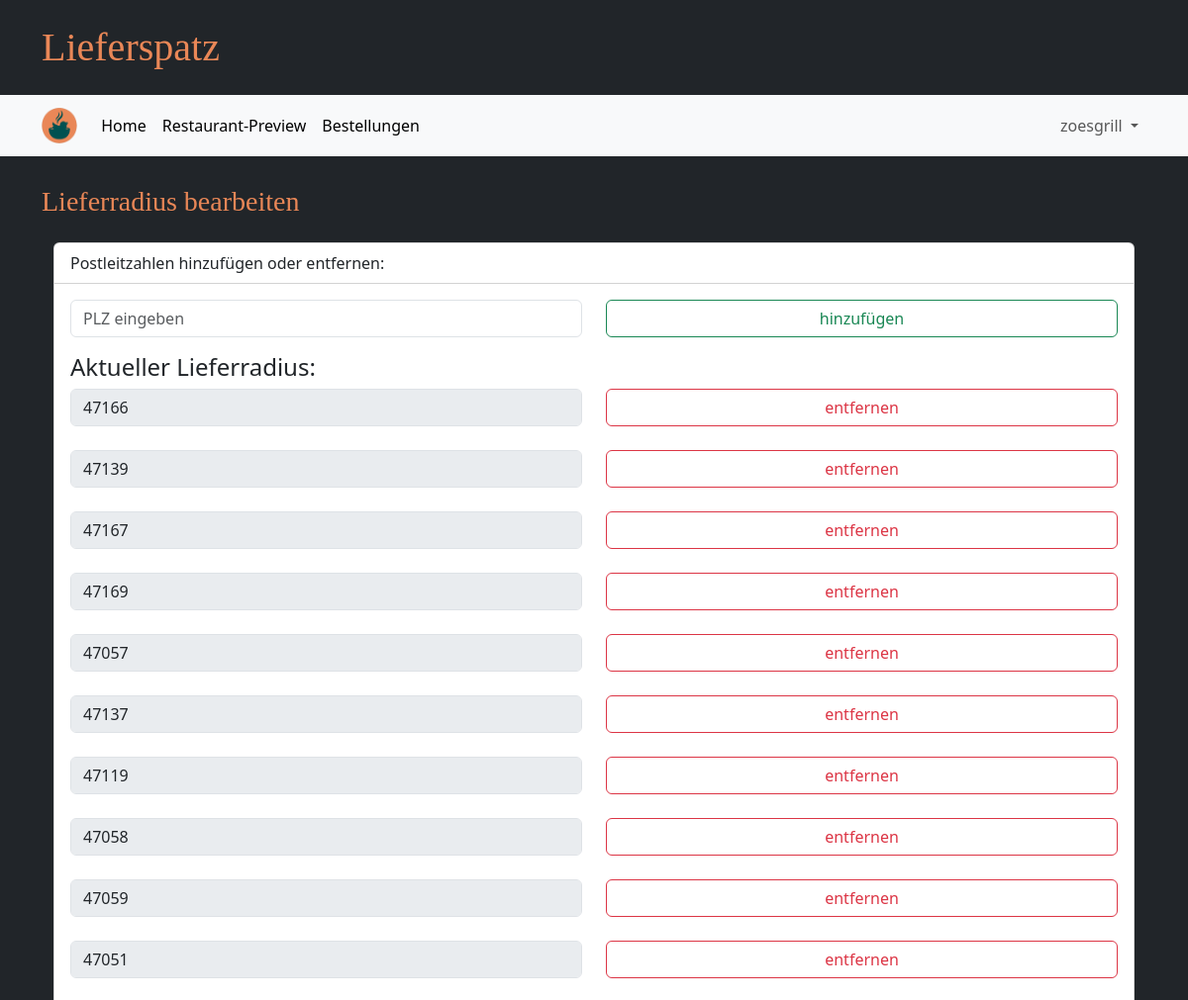
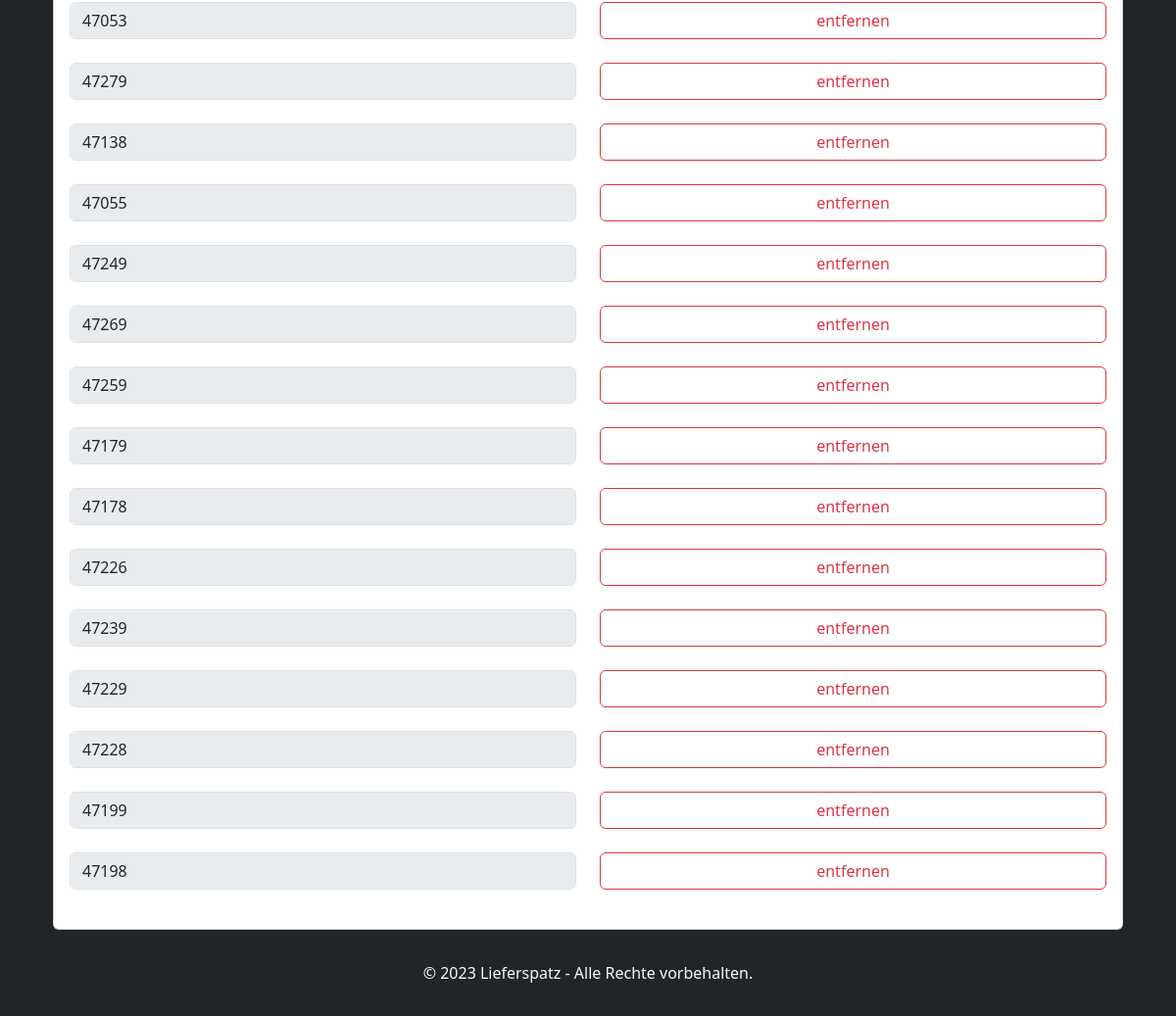
Page /edit_delivery_radius (signed in) on the committed database (2 pictures, top to bottom).
### tables this page shows
CREATE TABLE Lieferradius(
            GUsername TEXT NOT NULL,
            Plz TEXT NOT NULL,
            FOREIGN KEY (GUsername) REFERENCES GeschaeftsAccount(Username),
            PRIMARY KEY (Plz, GUsername)
        );

### main.py (the view, shortened to what this page needs)
@app.route("/edit_delivery_radius", methods=["GET", "POST"])
def edit_restaurant_delivery_radius():
    if "user" in session and "business" in session:
        delivery_radius = database.get_delivery_radius(session["user"])
        return render_template("edit_delivery_radius.html", delivery_radius=delivery_radius)
    else:
        return redirect(url_for("login_business_page"))

### database.py (called while the page is built)
def getData(sql, params = ()):
    dbcon = sqlite3.connect("instance/db.db")
    cursor = dbcon.cursor()
    cursor.execute(sql, params)
    return cursor

def get_delivery_radius(username):
    postalcodes = []
    request_pointer = getData("""SELECT PLZ
                              FROM Lieferradius
                              WHERE GUsername = ? """, (username,))
    for entry in request_pointer.fetchall():
        postalcodes.append(entry[0])
    return postalcodes

### templates/edit_delivery_radius.html (shortened to what this page needs)
{% extends "base.html" %}
{% block heading %}Lieferradius bearbeiten{% endblock %}
{% block content %}
        <div class="card">
            <div class="card-header bg-transparent">
                Postleitzahlen hinzufügen oder entfernen:
            </div>
            <div class="card-body form-group nopadding">
                <div>
                    <form action="" method="POST">
                        <div class="row">
                        <div class="col-6">
                        <input name="new PLZ" type="number" min="0" class="form-control" id="new PLZ"
                            placeholder="PLZ eingeben">
                        </div>
                        <div class="col-6">
                            <button name="submit new PLZ" type="submit"
                                class="btn btn-outline-success form-control colum">hinzufügen</button>
                        </div>
                        </div>
                    </form>
                    <h4 class="mt-3">Aktueller Lieferradius:</h4>
                    {% for plz in delivery_radius %}
                    <form action="" method="POST">
                        <div class="row">
                            <div class="col-6">
                                <fieldset disabled>
                                    <input name="PLZ" value="{{ plz }}" class="form-control">
                                </fieldset>
                            </div>
                            <div class="col-6">
                                <button name="delete PLZ" value="{{ plz }}" type="submit"
                                    class="btn btn-outline-danger form-control colum">entfernen</button>
                            </div>
                        </div>
                        {% endfor %}
                </div>
            </div>
        </div>
{% endblock %}

### rows in the picture
Lieferradius: PLZ "47166"
Lieferradius: PLZ "47139"
Lieferradius: PLZ "47167"
Lieferradius: PLZ "47169"
Lieferradius: PLZ "47057"
Lieferradius: PLZ "47137"
Lieferradius: PLZ "47119"
Lieferradius: PLZ "47058"
Lieferradius: PLZ "47059"
Lieferradius: PLZ "47051"
Lieferradius: PLZ "47053"
Lieferradius: PLZ "47279"
Lieferradius: PLZ "47138"
Lieferradius: PLZ "47055"
Lieferradius: PLZ "47249"
Lieferradius: PLZ "47269"
Lieferradius: PLZ "47259"
Lieferradius: PLZ "47179"
Lieferradius: PLZ "47178"
Lieferradius: PLZ "47226"
Lieferradius: PLZ "47239"
Lieferradius: PLZ "47229"
Lieferradius: PLZ "47228"
Lieferradius: PLZ "47199"
Lieferradius: PLZ "47198"

### other values in the picture
{{ session['user'] }} "zoesgrill"
